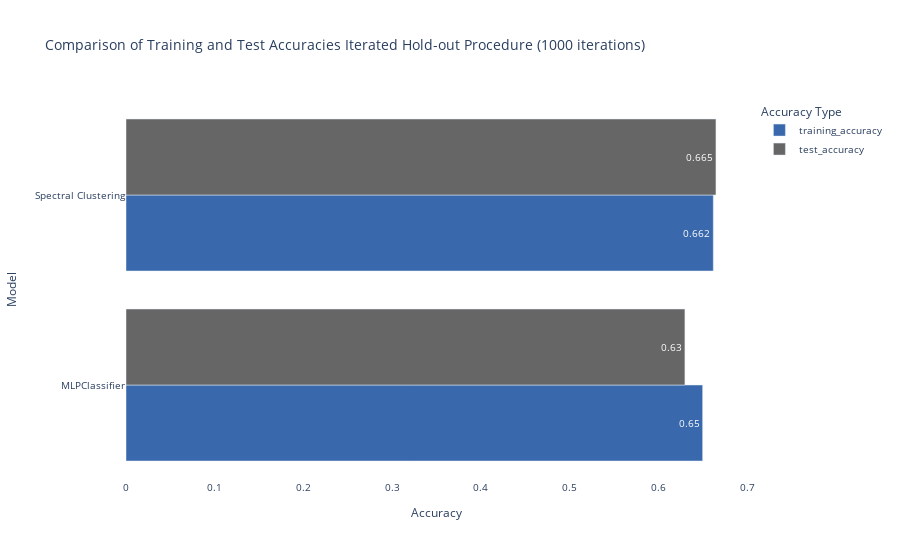

Notebook code cell kept with this figure:
### Code cell
df = pd.DataFrame(data)
df = df.sort_values(by=['model'], ascending=True)
df_melted = df.melt(id_vars='model', var_name='accuracy_type', value_name='accuracy')
fig = px.bar(df_melted, x='accuracy', y='model', color='accuracy_type', color_discrete_sequence=[px.colors.qualitative.Bold[2],px.colors.qualitative.Dark2[7],px.colors.qualitative.Bold[2],px.colors.qualitative.Dark2[7]],barmode='group',orientation='h',text_auto=True,
             labels={'accuracy': 'Accuracy', 'model': 'Model', 'accuracy_type': 'Accuracy Type'},
             title='Comparison of Training and Test Accuracies Iterated Hold-out Procedure (1000 iterations)')
fig.update_layout(plot_bgcolor='rgba(0,0,0,0)')
fig.update_layout(font=dict(size=10),)
fig.show()

### Figure 1 — Plotly figure (JSON) as saved in the notebook; plotly's stock layout.template omitted (floating-point values rounded to 4 significant figures)
{"data": [{"alignmentgroup": "True", "hovertemplate": "Accuracy Type=training_accuracy<br>Accuracy=%{x}<br>Model=%{y}<extra></extra>", "legendgroup": "training_accuracy", "marker": {"color": "rgb(57, 105, 172)", "pattern": {"shape": ""}}, "name": "training_accuracy", "offsetgroup": "training_accuracy", "orientation": "h", "showlegend": true, "textposition": "auto", "texttemplate": "%{x}", "type": "bar", "x": [0.65, 0.662], "xaxis": "x", "y": ["MLPClassifier", "Spectral Clustering"], "yaxis": "y"}, {"alignmentgroup": "True", "hovertemplate": "Accuracy Type=test_accuracy<br>Accuracy=%{x}<br>Model=%{y}<extra></extra>", "legendgroup": "test_accuracy", "marker": {"color": "rgb(102,102,102)", "pattern": {"shape": ""}}, "name": "test_accuracy", "offsetgroup": "test_accuracy", "orientation": "h", "showlegend": true, "textposition": "auto", "texttemplate": "%{x}", "type": "bar", "x": [0.63, 0.665], "xaxis": "x", "y": ["MLPClassifier", "Spectral Clustering"], "yaxis": "y"}], "layout": {"barmode": "group", "font": {"size": 10}, "legend": {"title": {"text": "Accuracy Type"}, "tracegroupgap": 0}, "plot_bgcolor": "rgba(0,0,0,0)", "title": {"text": "Comparison of Training and Test Accuracies Iterated Hold-out Procedure (1000 iterations)"}, "xaxis": {"anchor": "y", "domain": [0, 1], "title": {"text": "Accuracy"}}, "yaxis": {"anchor": "x", "domain": [0, 1], "title": {"text": "Model"}}}}
